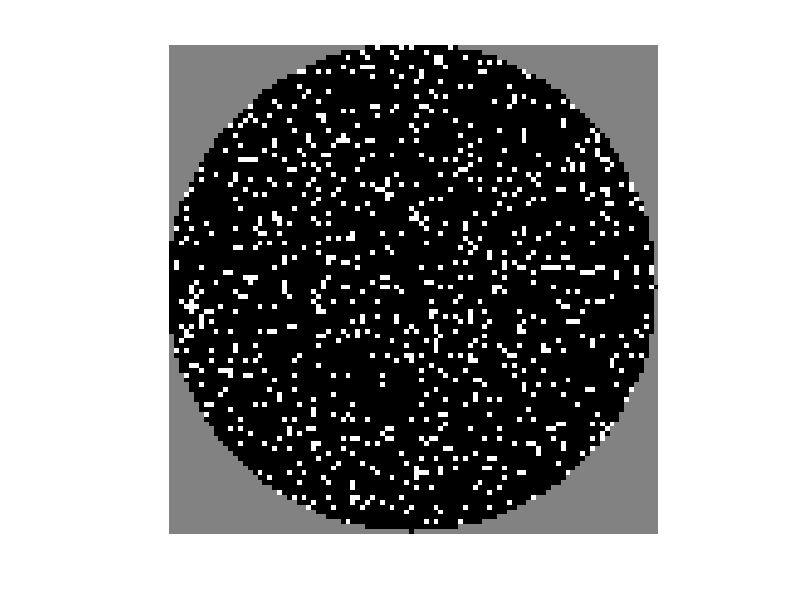

MATLAB code to generate this figure:
diametro=100;

tablero=zeros(diametro,diametro);

for i=1:diametro
    for j=1:diametro
        if ((i-(diametro/2))^2)+((j-(diametro/2))^2)<((diametro/2)^2);
            %juego de la vida funcion
            tablero(i,j)=rand(1)>.9;
            
        elseif ((i-(diametro/2))^2)+((j-(diametro/2))^2)==((diametro/2)^2)
            tablero(i,j)=0;
        else ((i-(diametro/2))^2)+((j-(diametro/2))^2)>=((diametro/2)^2);
            tablero(i,j)=0.5;
        end
    end
end

imshow(tablero,'Initialmagnification',350);
drawnow();